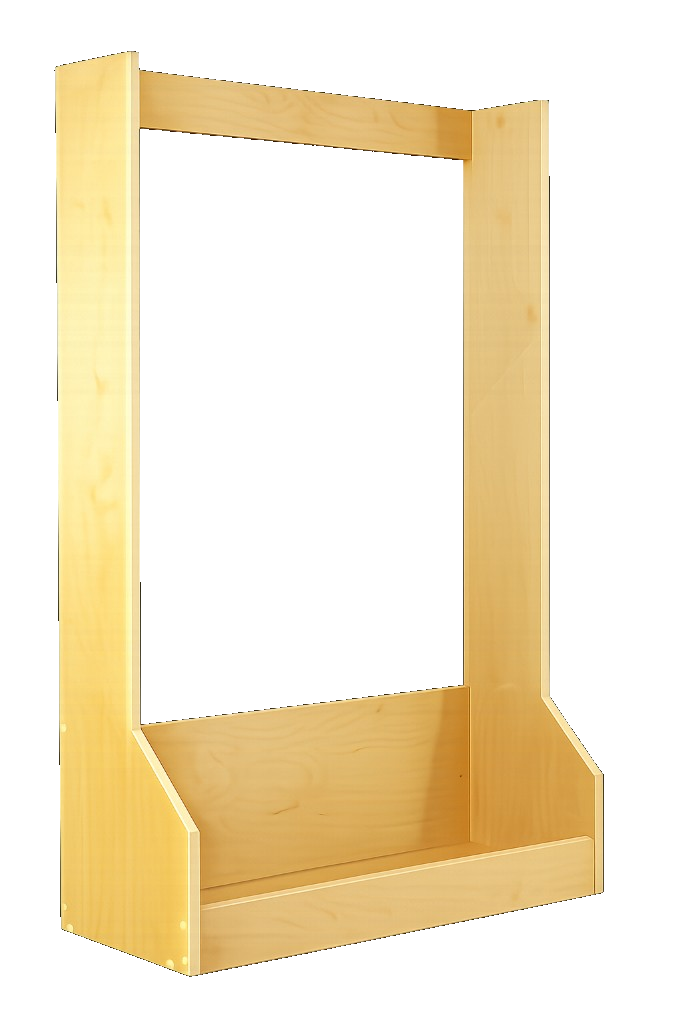
#> input picture dist/images/stick-rack.png, 682 x 1024 px, found by its file name
$ python process-stick-rack-image.py
#> lines starting #> are read from the running program, lines starting #| are printed output that depends on the picture
#!/usr/bin/env python3
"""Make stick rack image background (black) transparent and resize."""
from PIL import Image
import os

path = os.path.join(os.path.dirname(__file__), "..", "public", "images", "stick-rack.png")
img = Image.open(path).convert("RGBA")
#> img is the input picture: PIL image 682x1024 RGBA; mean R, G, B, A 82.1, 69.2, 42.1, 91.1
w, h = img.size
#> w = 682; h = 1024
data = img.getdata()
new_data = []
bg_dark = 50
for item in data:
    r, g, b, a = item
    if r <= bg_dark and g <= bg_dark and b <= bg_dark:
        new_data.append((r, g, b, 0))
    else:
        new_data.append(item)
#> after the loop, new_data = 698368 items
img.putdata(new_data)
max_width = 135
if w > max_width:
    ratio = max_width / w
#> ratio = 0.198
    new_w = max_width
    new_h = int(h * ratio)
#> new_h = 202
    img = img.resize((new_w, new_h), Image.Resampling.LANCZOS)
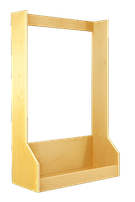
#> img: PIL image 135x202 RGBA; mean R, G, B, A 90.8, 77.2, 47.6, 91; transparent parts drawn white
img.save(path, "PNG", optimize=True)
print(f"Saved {path} ({img.size[0]}x{img.size[1]})")
#| Saved scripts/../public/images/stick-rack.png (135x202)

$ run again, with dist/hockey-faceoff.png copied over dist/images/stick-rack.png
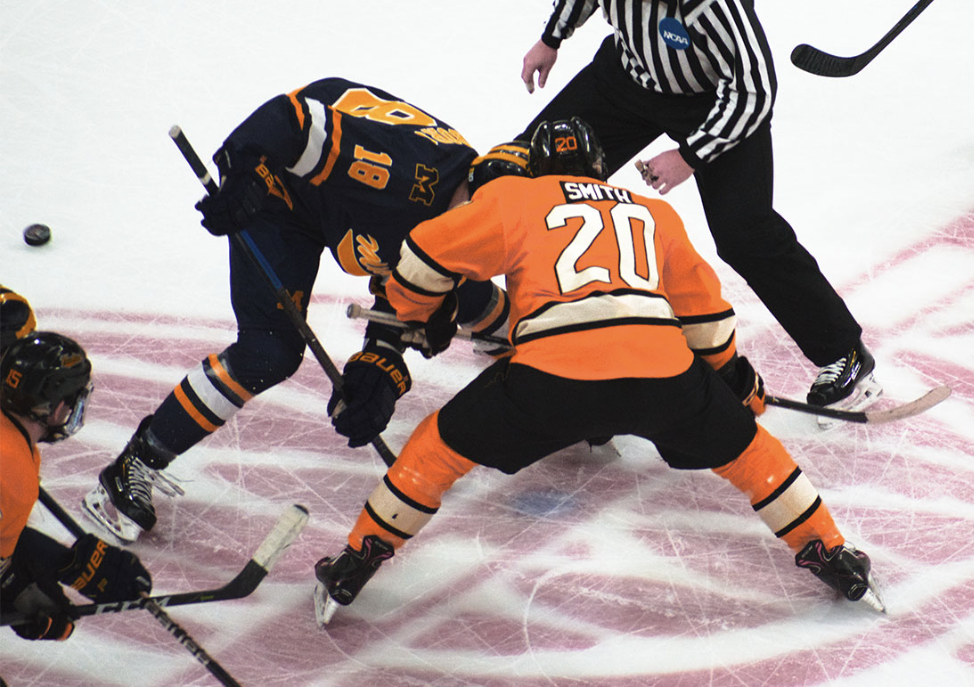
#> input picture dist/hockey-faceoff.png, 974 x 688 px, found by its file name
#> img is the input picture: PIL image 974x688 RGBA; mean R, G, B, A 168, 152.7, 149.8, 255
#> the loop `for item in data:` made 670112 passes
#> (item, r, g, b) on passes 1 to 3: ((231, 236, 235, 255), 231, 236, 235), ((229, 234, 232, 255), 229, 234, 232), ((228, 233, 231, 255), 228, 233, 231)
#> after the loop `for item in data:`: new_data = 670112 items
#> `img.putdata(new_data)`:
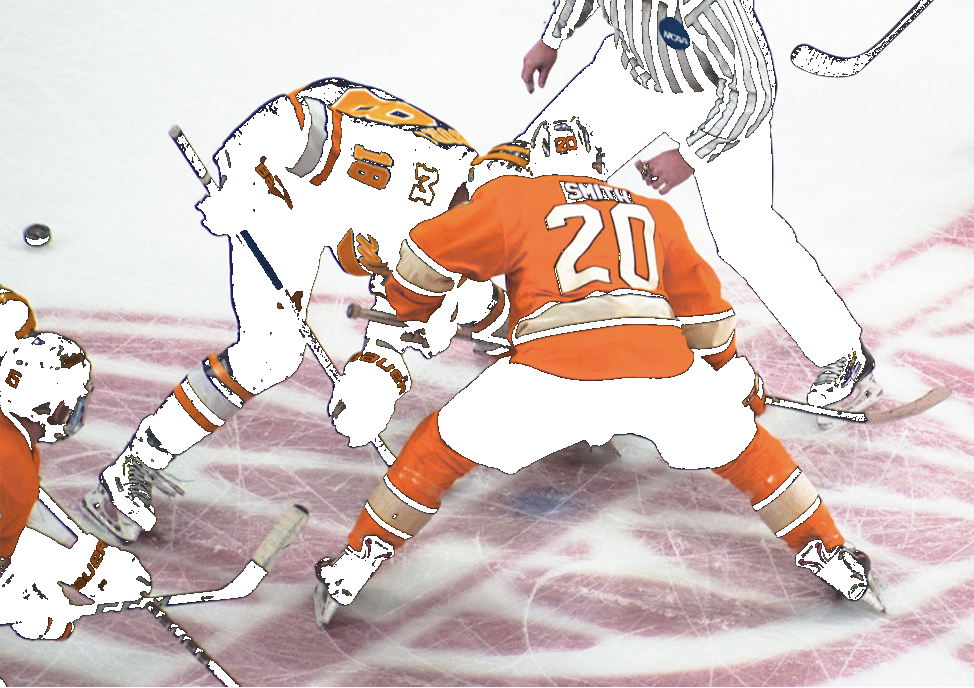
#> img: PIL image 974x688 RGBA; mean R, G, B, A 168, 152.7, 149.8, 200.4; transparent parts drawn white
#> `img = img.resize((new_w, new_h), Image.Resampling.LANCZOS)`:
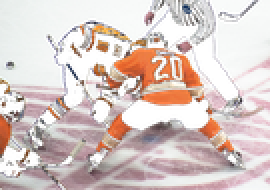
#> img: PIL image 135x95 RGBA (shown 2 times larger); mean R, G, B, A 176.6, 158.9, 154.7, 200.1; transparent parts drawn white
#| Saved scripts/../public/images/stick-rack.png (135x95)
